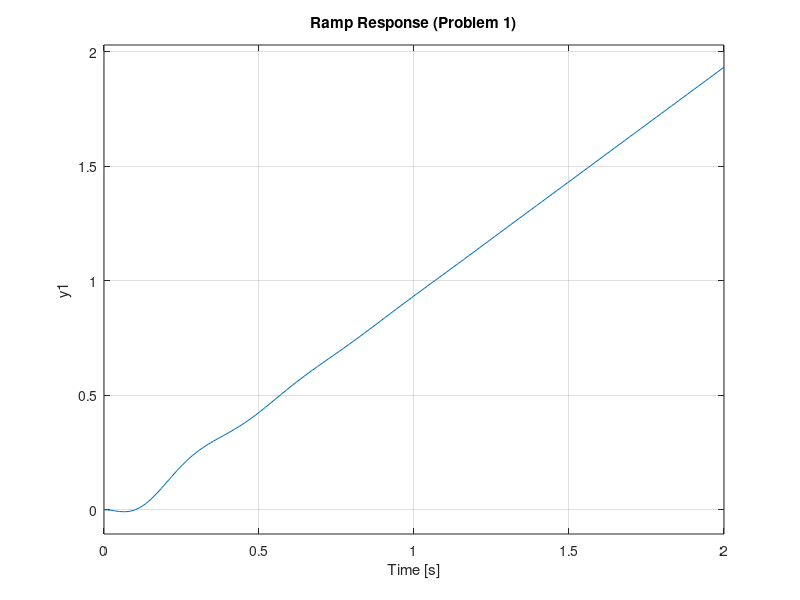
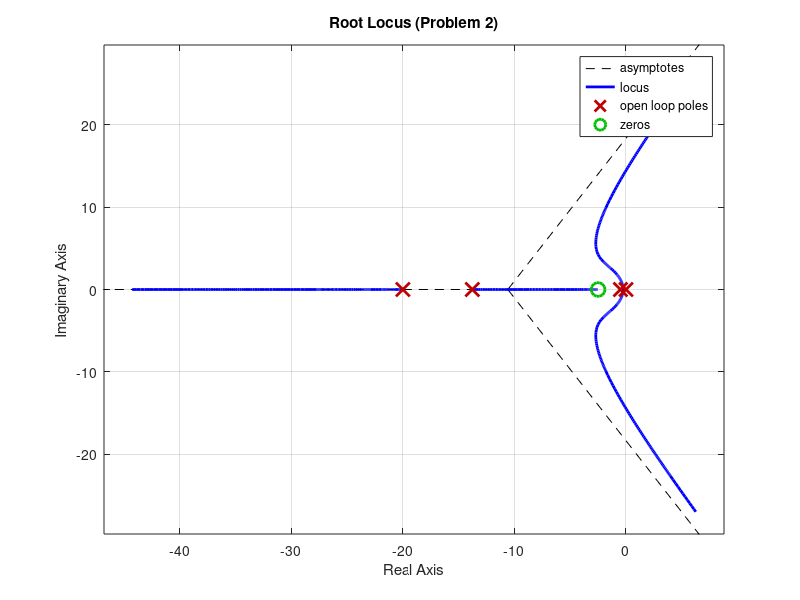
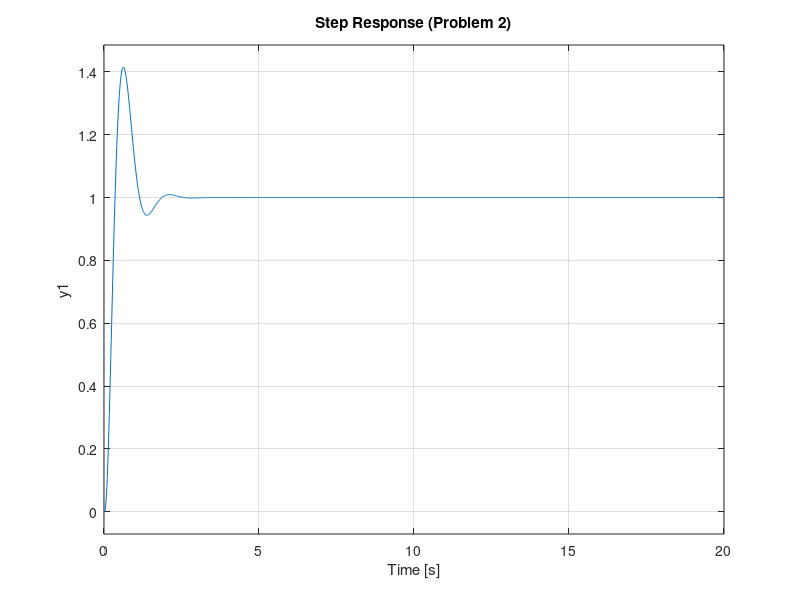

Here is the MATLAB script that generated these plots, in order:
clc
clear all
close all

%Problem 1
%Create closed-loop transfer function and plot response
%Add one degree to denominator and use "step" to get ramp
n = [-14.11, 345];
d = [1, 8.89, 345, 0];
T1 = tf(n,d);
step(T1)
title('Ramp Response (Problem 1)')

%Problem 2
%Create open loop transfer function
n2 = [80*15, 80*15*2.5];
d2 = [1, 34.28, 292.49, 137.8, 0];
T2 = tf(n2,d2);
%Plot root locus
figure
rlocus(T2)
title('Root Locus (Problem 2)')
%Create closed loop transfer function
figure
%d2cl = [1, 34.28, 292.49, 1668.2, 3826];
%T2cl = tf(n2,d2cl);
T2cl = T2 / (1 + T2);
%Plot step response
step(T2cl)
title('Step Response (Problem 2)')
